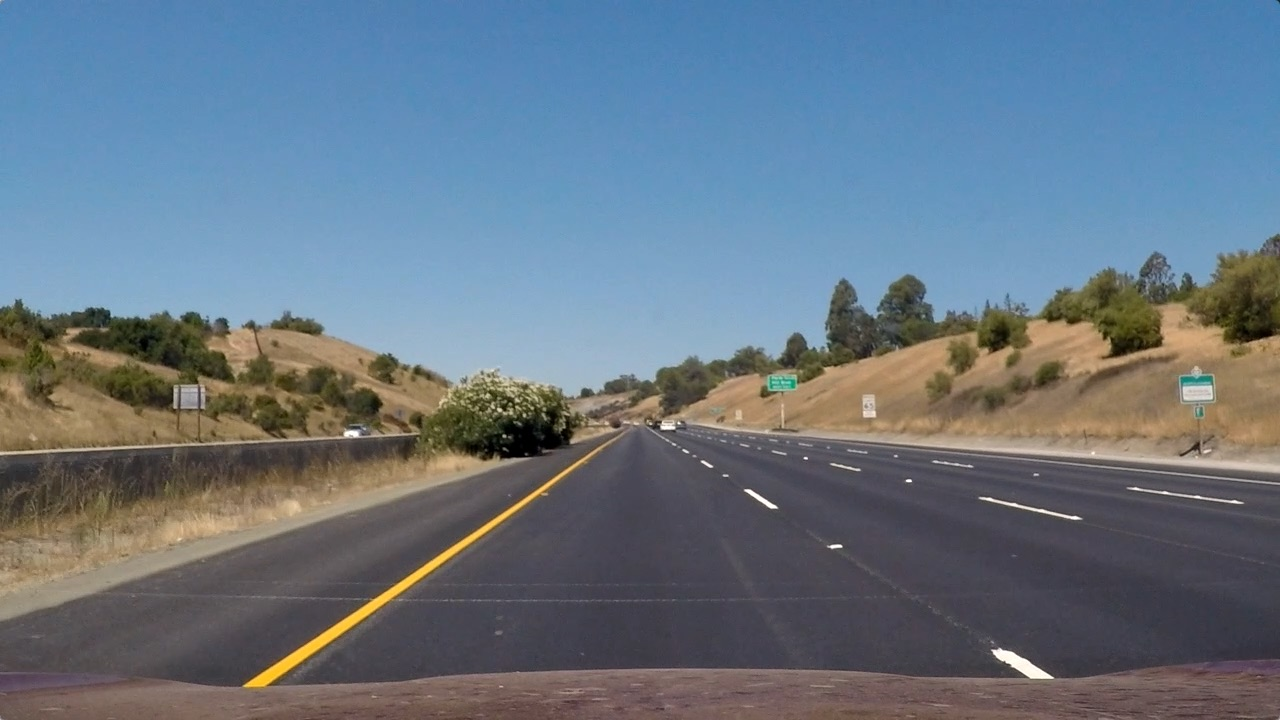
#> input picture Phase One/test_images/straight_lines1.jpg, 1280 x 720 px; its folder holds only this picture in this run
$ python line_utils.py   (older library calls are emulated)
#> lines starting #> are read from the running program, lines starting #| are printed output that depends on the picture; after the words box and inside, x2 and y2 are one past the last pixel; in counts of white or black regions, pixels touching at a corner belong together
### Phase One/calibration_utils.py
import cv2
import numpy as np
import glob
import matplotlib.pyplot as plt
import os.path as path
import pickle


def lazy_calibration(func):
    """
    Decorator for calibration function to avoid re-computing calibration every time.
    """
    calibration_cache = 'camera_cal/calibration_data.pickle'

    def wrapper(*args, **kwargs):
        if path.exists(calibration_cache):
            print('Loading cached camera calibration...', end=' ')
            with open(calibration_cache, 'rb') as dump_file:
#> (reads Phase One/camera_cal/calibration_data.pickle from the repository)
                calibration = pickle.load(dump_file)
        else:
            print('Computing camera calibration...', end=' ')
            calibration = func(*args, **kwargs)
            with open(calibration_cache, 'wb') as dump_file:
                pickle.dump(calibration, dump_file)
        print('Done.')
        return calibration

    return wrapper


# [48 lines left out: function calibrate_camera, not called in this run]


def undistort(frame, mtx, dist, verbose=False):
    """
    Undistort a frame given camera matrix and distortion coefficients.
    :param frame: input frame
    :param mtx: camera matrix
    :param dist: distortion coefficients
    :param verbose: if True, show frame before/after distortion correction
    :return: undistorted frame
    """
    frame_undistorted = cv2.undistort(frame, mtx, dist, newCameraMatrix=mtx)

    if verbose:
        fig, ax = plt.subplots(nrows=1, ncols=2)
        ax[0].imshow(cv2.cvtColor(frame, cv2.COLOR_BGR2RGB))
        ax[1].imshow(cv2.cvtColor(frame_undistorted, cv2.COLOR_BGR2RGB))
        plt.show()

    return frame_undistorted


# [10 lines that do not run on import are left out]

### Phase One/binarization_utils.py
import cv2
import numpy as np
import glob
import matplotlib.pyplot as plt


# selected threshold to highlight yellow lines
yellow_HSV_th_min = np.array([0, 70, 70])
yellow_HSV_th_max = np.array([50, 255, 255])


def thresh_frame_in_HSV(frame, min_values, max_values, verbose=False):
    """
    Threshold a color frame in HSV space
    """
    HSV = cv2.cvtColor(frame, cv2.COLOR_BGR2HSV)

    min_th_ok = np.all(HSV > min_values, axis=2)
    max_th_ok = np.all(HSV < max_values, axis=2)

    out = np.logical_and(min_th_ok, max_th_ok)


    return out


def thresh_frame_sobel(frame, kernel_size):
    """
    Apply Sobel edge detection to an input frame, then threshold the result
    """
    gray = cv2.cvtColor(frame, cv2.COLOR_BGR2GRAY)

    sobel_x = cv2.Sobel(gray, cv2.CV_64F, 1, 0, ksize=kernel_size)
    sobel_y = cv2.Sobel(gray, cv2.CV_64F, 0, 1, ksize=kernel_size)

    sobel_mag = np.sqrt(sobel_x ** 2 + sobel_y ** 2)
    sobel_mag = np.uint8(sobel_mag / np.max(sobel_mag) * 255)

    _, sobel_mag = cv2.threshold(sobel_mag, 50, 1, cv2.THRESH_BINARY)

    return sobel_mag.astype(bool)


def get_binary_from_equalized_grayscale(frame):
    """
    Apply histogram equalization to an input frame, threshold it and return the (binary) result.
    """
    gray = cv2.cvtColor(frame, cv2.COLOR_BGR2GRAY)

    eq_global = cv2.equalizeHist(gray)

    _, th = cv2.threshold(eq_global, thresh=250, maxval=255, type=cv2.THRESH_BINARY)

    return th


def binarize(img, verbose=False):
    """
    Convert an input frame to a binary image which highlight as most as possible the lane-lines.

    :param img: input color frame
    :param verbose: if True, show intermediate results
    :return: binarized frame
    """
    h, w = img.shape[:2]

    binary = np.zeros(shape=(h, w), dtype=np.uint8)

    # highlight yellow lines by threshold in HSV color space
    HSV_yellow_mask = thresh_frame_in_HSV(img, yellow_HSV_th_min, yellow_HSV_th_max, verbose=False)
    binary = np.logical_or(binary, HSV_yellow_mask)

    # highlight white lines by thresholding the equalized frame
    eq_white_mask = get_binary_from_equalized_grayscale(img)
    binary = np.logical_or(binary, eq_white_mask)

    # get Sobel binary mask (thresholded gradients)
    sobel_mask = thresh_frame_sobel(img, kernel_size=9)
    binary = np.logical_or(binary, sobel_mask)

    # apply a light morphology to "fill the gaps" in the binary image
    kernel = np.ones((5, 5), np.uint8)
    closing = cv2.morphologyEx(binary.astype(np.uint8), cv2.MORPH_CLOSE, kernel)


    return closing


# [6 lines that do not run on import are left out]

### Phase One/perspective_utils.py
import numpy as np
import cv2
import glob
import matplotlib.pyplot as plt
from calibration_utils import calibrate_camera, undistort
from binarization_utils import binarize


def birdeye(img, verbose=False):
    """
    Apply perspective transform to input frame to get the bird's eye view.
    :param img: input color frame
    :param verbose: if True, show the transformation result
    :return: warped image, and both forward and backward transformation matrices
    """
    h, w = img.shape[:2]

    src = np.float32([[w, h-10],    # br
                      [0, h-10],    # bl
                      [546, 460],   # tl
                      [732, 460]])  # tr
    dst = np.float32([[w, h],       # br
                      [0, h],       # bl
                      [0, 0],       # tl
                      [w, 0]])      # tr

    M = cv2.getPerspectiveTransform(src, dst)
    Minv = cv2.getPerspectiveTransform(dst, src)

    warped = cv2.warpPerspective(img, M, (w, h), flags=cv2.INTER_LINEAR)


    return warped, M, Minv


# [14 lines that do not run on import are left out]

### Phase One/line_utils.py
import numpy as np
import cv2
import glob
import collections
import matplotlib.pyplot as plt
from calibration_utils import calibrate_camera, undistort
from binarization_utils import binarize
from perspective_utils import birdeye
from globals import ym_per_pix, xm_per_pix


class Line:
    """
    Class to model a lane-line.
    """
    def __init__(self, buffer_len=10):

        # flag to mark if the line was detected the last iteration
        self.detected = False

        # polynomial coefficients fitted on the last iteration
        self.last_fit_pixel = None
        self.last_fit_meter = None

        # list of polynomial coefficients of the last N iterations
        self.recent_fits_pixel = collections.deque(maxlen=buffer_len)
        self.recent_fits_meter = collections.deque(maxlen=2 * buffer_len)

        self.radius_of_curvature = None

        # store all pixels coords (x, y) of line detected
        self.all_x = None
        self.all_y = None

    def update_line(self, new_fit_pixel, new_fit_meter, detected, clear_buffer=False):
        """
        Update Line with new fitted coefficients.

        :param new_fit_pixel: new polynomial coefficients (pixel)
        :param new_fit_meter: new polynomial coefficients (meter)
        :param detected: if the Line was detected or inferred
        :param clear_buffer: if True, reset state
        :return: None
        """
        self.detected = detected

        if clear_buffer:
            self.recent_fits_pixel = []
            self.recent_fits_meter = []

        self.last_fit_pixel = new_fit_pixel
        self.last_fit_meter = new_fit_meter

        self.recent_fits_pixel.append(self.last_fit_pixel)
        self.recent_fits_meter.append(self.last_fit_meter)

    # [39 lines left out: functions draw, average_fit, curvature, curvature_meter, not called in this run]


def get_fits_by_sliding_windows(birdeye_binary, line_lt, line_rt, n_windows=9, verbose=False):
    """
    Get polynomial coefficients for lane-lines detected in an binary image.

    :param birdeye_binary: input bird's eye view binary image
    :param line_lt: left lane-line previously detected
    :param line_rt: left lane-line previously detected
    :param n_windows: number of sliding windows used to search for the lines
    :param verbose: if True, display intermediate output
    :return: updated lane lines and output image
    """
    height, width = birdeye_binary.shape

    # Assuming you have created a warped binary image called "binary_warped"
    # Take a histogram of the bottom half of the image
    histogram = np.sum(birdeye_binary[height//2:-30, :], axis=0)

    # Create an output image to draw on and  visualize the result
    out_img = np.dstack((birdeye_binary, birdeye_binary, birdeye_binary)) * 255

    # Find the peak of the left and right halves of the histogram
    # These will be the starting point for the left and right lines
    midpoint = len(histogram) // 2
    leftx_base = np.argmax(histogram[:midpoint])
    rightx_base = np.argmax(histogram[midpoint:]) + midpoint

    # Set height of windows
    window_height = np.int(height / n_windows)

    # Identify the x and y positions of all nonzero pixels in the image
    nonzero = birdeye_binary.nonzero()
    nonzero_y = np.array(nonzero[0])
    nonzero_x = np.array(nonzero[1])

    # Current positions to be updated for each window
    leftx_current = leftx_base
    rightx_current = rightx_base

    margin = 100  # width of the windows +/- margin
    minpix = 50   # minimum number of pixels found to recenter window

    # Create empty lists to receive left and right lane pixel indices
    left_lane_inds = []
    right_lane_inds = []

    # Step through the windows one by one
    for window in range(n_windows):
        # Identify window boundaries in x and y (and right and left)
        win_y_low = height - (window + 1) * window_height
        win_y_high = height - window * window_height
        win_xleft_low = leftx_current - margin
        win_xleft_high = leftx_current + margin
        win_xright_low = rightx_current - margin
        win_xright_high = rightx_current + margin

        # Draw the windows on the visualization image
        cv2.rectangle(out_img, (win_xleft_low, win_y_low), (win_xleft_high, win_y_high), (0, 255, 0), 2)
        cv2.rectangle(out_img, (win_xright_low, win_y_low), (win_xright_high, win_y_high), (0, 255, 0), 2)

        # Identify the nonzero pixels in x and y within the window
        good_left_inds = ((nonzero_y >= win_y_low) & (nonzero_y < win_y_high) & (nonzero_x >= win_xleft_low)
                          & (nonzero_x < win_xleft_high)).nonzero()[0]
        good_right_inds = ((nonzero_y >= win_y_low) & (nonzero_y < win_y_high) & (nonzero_x >= win_xright_low)
                           & (nonzero_x < win_xright_high)).nonzero()[0]

        # Append these indices to the lists
        left_lane_inds.append(good_left_inds)
        right_lane_inds.append(good_right_inds)

        # If you found > minpix pixels, recenter next window on their mean position
        if len(good_left_inds) > minpix:
            leftx_current = np.int(np.mean(nonzero_x[good_left_inds]))
        if len(good_right_inds) > minpix:
            rightx_current = np.int(np.mean(nonzero_x[good_right_inds]))

    # Concatenate the arrays of indices
    left_lane_inds = np.concatenate(left_lane_inds)
    right_lane_inds = np.concatenate(right_lane_inds)

    # Extract left and right line pixel positions
    line_lt.all_x, line_lt.all_y = nonzero_x[left_lane_inds], nonzero_y[left_lane_inds]
    line_rt.all_x, line_rt.all_y = nonzero_x[right_lane_inds], nonzero_y[right_lane_inds]

    detected = True
    if not list(line_lt.all_x) or not list(line_lt.all_y):
        left_fit_pixel = line_lt.last_fit_pixel
        left_fit_meter = line_lt.last_fit_meter
        detected = False
    else:
        left_fit_pixel = np.polyfit(line_lt.all_y, line_lt.all_x, 2)
        left_fit_meter = np.polyfit(line_lt.all_y * ym_per_pix, line_lt.all_x * xm_per_pix, 2)

    if not list(line_rt.all_x) or not list(line_rt.all_y):
        right_fit_pixel = line_rt.last_fit_pixel
        right_fit_meter = line_rt.last_fit_meter
        detected = False
    else:
        right_fit_pixel = np.polyfit(line_rt.all_y, line_rt.all_x, 2)
        right_fit_meter = np.polyfit(line_rt.all_y * ym_per_pix, line_rt.all_x * xm_per_pix, 2)

    line_lt.update_line(left_fit_pixel, left_fit_meter, detected=detected)
    line_rt.update_line(right_fit_pixel, right_fit_meter, detected=detected)

    # Generate x and y values for plotting
    ploty = np.linspace(0, height - 1, height)
    left_fitx = left_fit_pixel[0] * ploty ** 2 + left_fit_pixel[1] * ploty + left_fit_pixel[2]
    right_fitx = right_fit_pixel[0] * ploty ** 2 + right_fit_pixel[1] * ploty + right_fit_pixel[2]

    out_img[nonzero_y[left_lane_inds], nonzero_x[left_lane_inds]] = [255, 0, 0]
    out_img[nonzero_y[right_lane_inds], nonzero_x[right_lane_inds]] = [0, 0, 255]

    return line_lt, line_rt, out_img


# [134 lines left out: functions get_fits_by_previous_fits, draw_back_onto_the_road, not called in this run]


if __name__ == '__main__':

    line_lt, line_rt = Line(buffer_len=10), Line(buffer_len=10)

    ret, mtx, dist, rvecs, tvecs = calibrate_camera(calib_images_dir='camera_cal')

    # show result on test images
    for test_img in glob.glob('test_images/*.jpg'):

        img = cv2.imread(test_img)
#> img is the input picture: shape (720, 1280, 3); mean B, G, R 131.2, 117.7, 103.2

        img_undistorted = undistort(img, mtx, dist, verbose=False)

        img_binary = binarize(img_undistorted, verbose=False)
#> in thresh_frame_in_HSV, `min_th_ok = np.all(HSV > min_values, axis=2)`:
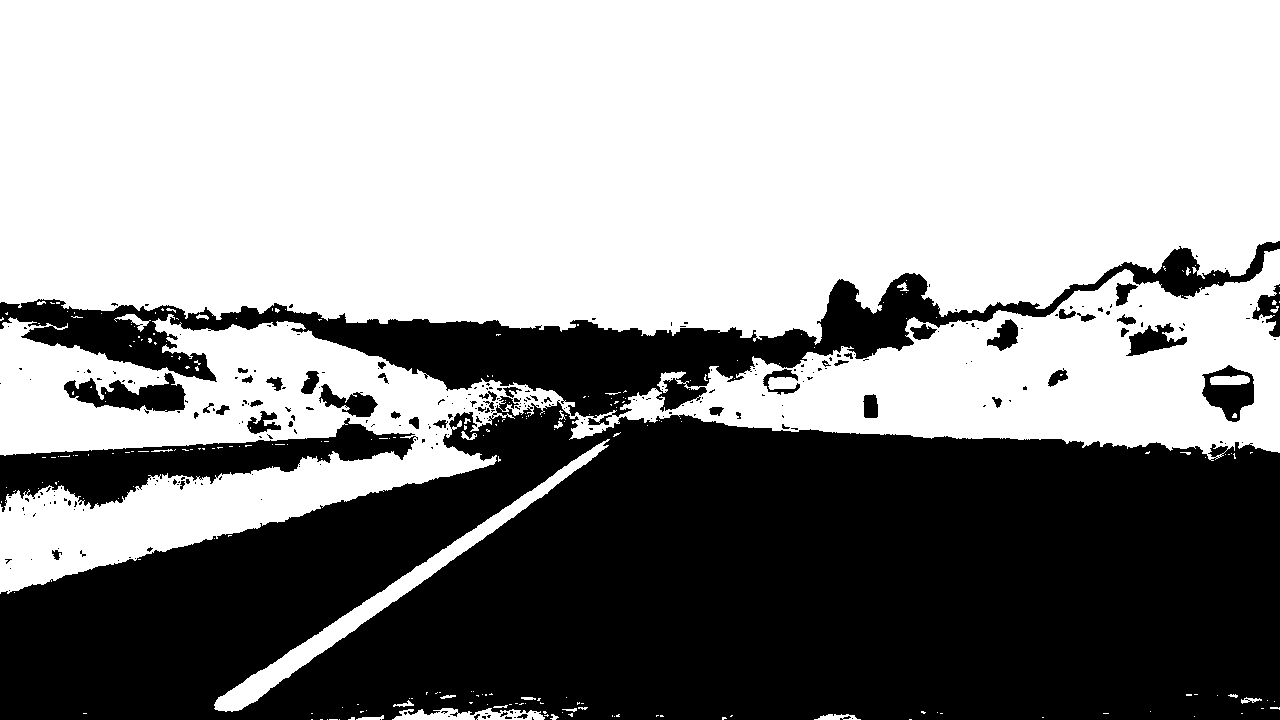
#> min_th_ok: shape (720, 1280) bool; 58.2% white; 287 black regions (235 under 20 px), largest, box (x1, y1, x2, y2) and area: (0, 396, 1280, 720) 311887, (0, 241, 1280, 425) 47517, (0, 418, 418, 512) 13771
#> in thresh_frame_sobel, `sobel_y = cv2.Sobel(gray, cv2.CV_64F, 0, 1, ksize=kernel_size)`:
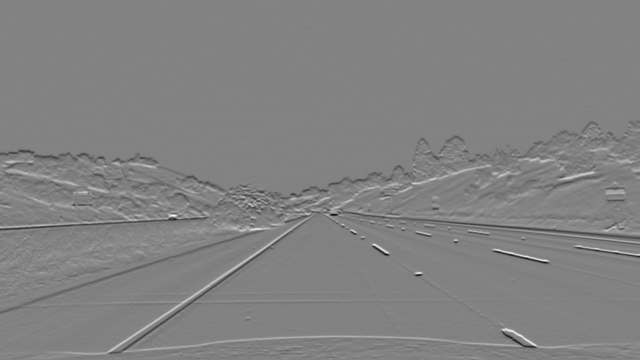
#> sobel_y: shape (720, 1280) float64 (shown at 1/2 size); min -1566380, max 1503246, mean -983.3; drawn with min black and max white

        img_birdeye, M, Minv = birdeye(img_binary, verbose=False)
#> M = [[-0.701, -1.53, 1086.4], [7.11e-16, -2.02, 928.2], [9.76e-19, -0.0024, 1]]; Minv = [[0.145, -0.758, 546], [0, -0.496, 460], [0, -0.00119, 1]]

        line_lt, line_rt, img_out = get_fits_by_sliding_windows(img_birdeye, line_lt, line_rt, n_windows=7, verbose=True)
#> in get_fits_by_sliding_windows, `histogram = np.sum(birdeye_binary[height//2:-30, :], axis=0)`: histogram = 1280 values, max 330 at index 207, min 0 at index 0, mean 21.27
#> in get_fits_by_sliding_windows, `midpoint = len(histogram) // 2`: midpoint = 640
#> in get_fits_by_sliding_windows, `leftx_base = np.argmax(histogram[:midpoint])`: leftx_base = 207
#> in get_fits_by_sliding_windows, `rightx_base = np.argmax(histogram[midpoint:]) + midpoint`: rightx_base = 1068
#> in get_fits_by_sliding_windows, `nonzero = birdeye_binary.nonzero()`: nonzero = 80571 positions, rows 0 to 719, columns 124 to 1279
#> in get_fits_by_sliding_windows, `leftx_current = leftx_base`: leftx_current = 207
#> in get_fits_by_sliding_windows, `rightx_current = rightx_base`: rightx_current = 1068
#> the loop in get_fits_by_sliding_windows, `for window in range(n_windows):` made 7 passes
#> (win_xleft_low, win_xleft_high, win_xright_low, win_xright_high, leftx_current, rightx_current) on passes 1 to 7: (107, 307, 968, 1168, 223, 1080), (123, 323, 980, 1180, 230, 1082), (130, 330, 982, 1182, 234, 1073), (134, 334, 973, 1173, 241, 1079), (141, 341, 979, 1179, 239, 1070), (139, 339, 970, 1170, 238, 1062), (138, 338, 962, 1162, 242, 1068)
#> after the loop in get_fits_by_sliding_windows, `for window in range(n_windows):`:
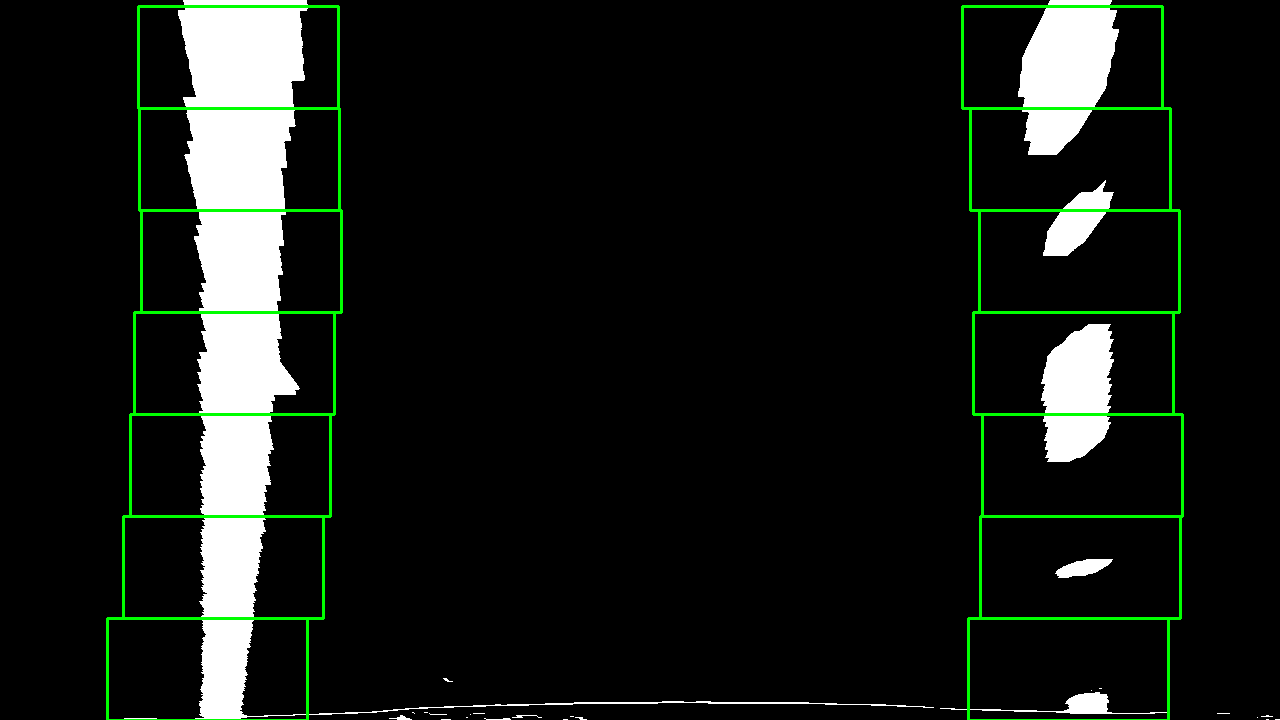
#> out_img: shape (720, 1280, 3); mean of channels 0, 1, 2 21.6, 26.4, 21.6; drawn as B, G, R
#> after the loop in get_fits_by_sliding_windows, `for window in range(n_windows):`: left_lane_inds = 7 items
#> in get_fits_by_sliding_windows, `left_fit_pixel = np.polyfit(line_lt.all_y, line_lt.all_x, 2)`: left_fit_pixel = [-6.16e-05, 0.0175, 240.4]
#> in get_fits_by_sliding_windows, `left_fit_meter = np.polyfit(line_lt.all_y * ym_per_pix, line_lt.all_x ..`: left_fit_meter = [-0.000187, 0.00222, 1.27]
#> in get_fits_by_sliding_windows, `right_fit_pixel = np.polyfit(line_rt.all_y, line_rt.all_x, 2)`: right_fit_pixel = [2.03e-06, 0.0231, 1065.9]
#> in get_fits_by_sliding_windows, `right_fit_meter = np.polyfit(line_rt.all_y * ym_per_pix, line_rt.all_x..`: right_fit_meter = [6.17e-06, 0.00293, 5.63]
#> in update_line, `self.last_fit_pixel = new_fit_pixel`: self.last_fit_pixel = [-6.16e-05, 0.0175, 240.4]
#> in update_line, `self.last_fit_meter = new_fit_meter`: self.last_fit_meter = [-0.000187, 0.00222, 1.27]
#> in get_fits_by_sliding_windows, `left_fitx = left_fit_pixel[0] * ploty ** 2 + left_fit_pixel[1] * ploty..`: left_fitx = 720 values, max 241.6 at index 142, min 221.1 at index 719, mean 236
#> in get_fits_by_sliding_windows, `right_fitx = right_fit_pixel[0] * ploty ** 2 + right_fit_pixel[1] * pl..`: right_fitx = 720 values from 1065.9 to 1083.6
#> in get_fits_by_sliding_windows, `out_img[nonzero_y[right_lane_inds], nonzero_x[right_lane_inds]] = [0, ..`:
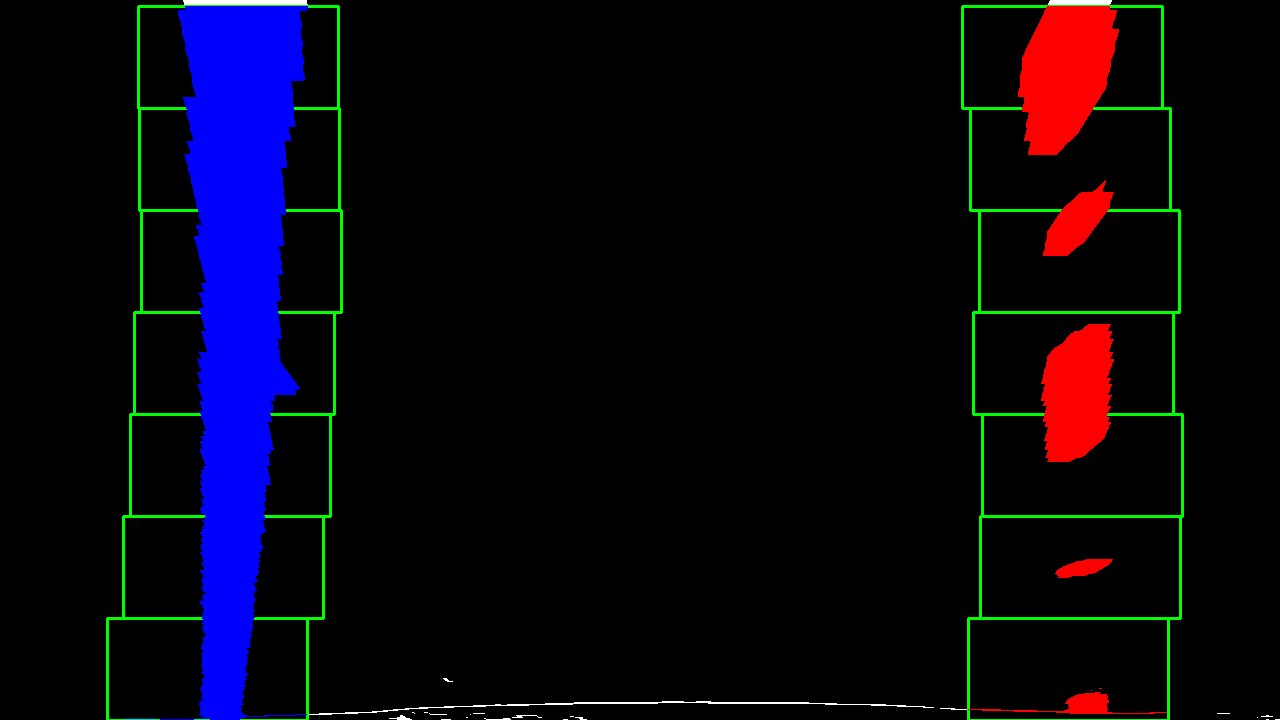
#> out_img: shape (720, 1280, 3); mean of channels 0, 1, 2 15.9, 4.8, 7; drawn as B, G, R
